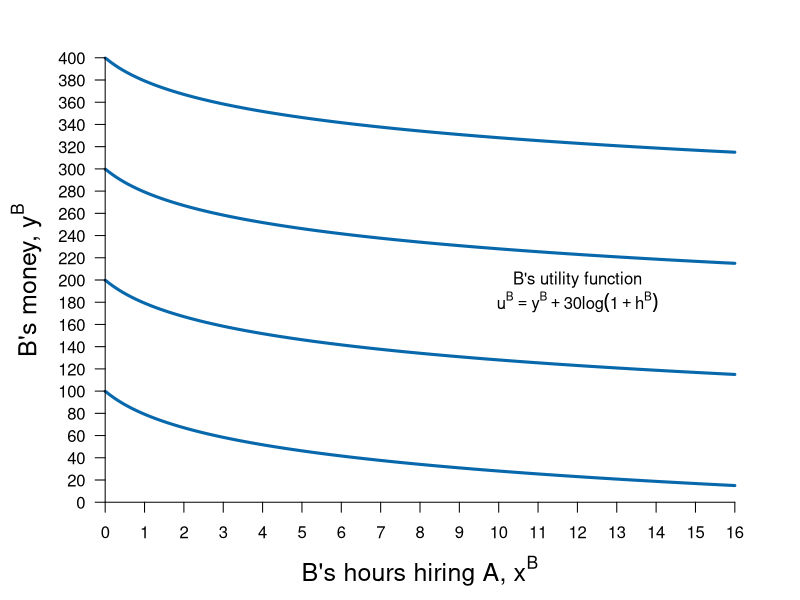

Reproduce this figure in R.
require(ggplot2)
require(shape)
pdf(file = "property/property_employer_indiff.pdf", width = 9, height = 7)

#Set parameters for graphics
axislabelsize <- 1.5
graphlinewidth <- 3
namesize <- 1.3

COL <- c("#7fc97f", "#beaed4", "#fdc086", "#ffff99", "#386cb0", "#f0027f", "#bf5b17", "#666666")
COLA <- c("#99d8c9","#66c2a4","#41ae76", "#238b45", "#005824")
COLB <- c("#4eb3d3", "#2b8cbe", "#0868ac","#084081")

uB <- function(hB, yB, slope = 30){
  yB + slope*log(1 + hB)  
}

#Aisha happens to have found 8 coffee and 2 data, 
#and Betty happens to have found 2 coffee and 13 data. 
#Aisha's utility (8^0.5)*(2^0.5) = 4
#Betty's utility (2^0.5)*(13^0.5) = 5.09

#COL <- c("#1B9E77", "#D95F02", "#7570B3", "#E7298A", "#66A61E", "#E6AB02", "#A6761D", "#666666")
#COL <- c("#7fc97f", "#beaed4", "#fdc086", "#ffff99")
COL <- c("#fc9272", "#fb6a4a", "#ef3b2c","#cb181d", "#99000d")
par(mar =  c(4, 4, 2, 2))
xlims <- c(0, 16)
ylims <- c(0, 400)


npts <- 501 
x <- seq(xlims[1], xlims[2], length.out = npts)
y <- seq(ylims[1], ylims[2], length.out = npts) 

plot(0, 0, xlim = xlims, ylim = ylims, type = "n",
     xlab = "",
     ylab = "",
     xaxt = "n", 
     yaxt = "n", 
     cex.lab = axislabelsize, 
     bty = "n")

mtext(expression(paste("B's hours hiring A, ", x^B)), side=1, line = 2.5, cex = axislabelsize)
text(-2, 0.5*ylims[2], expression(paste("B's money, ", y^B)), xpd = TRUE, cex = axislabelsize, srt = 90) 

b <- c(0, 100, 200, 300, 400)

contour(x, y, 
        outer(x, y, uB),
        drawlabels = FALSE,
        col = COLB[3],
        lwd = graphlinewidth,
        levels = b, 
        xaxs="i", 
        yaxs="i", 
        add = TRUE) 

npts <- 500 
npts2 <- 501
#Specify the sequences of points for graphing. 
xx1 <- seq(xlims[1], xlims[2], length.out = npts)
#xx2 <- seq(xlims[1], xlims[2], length.out = npts)
#xx3 <- seq(xlims[1], xlims[2], length.out = npts2)
#xx4 <- seq(xlims[1], 10, length.out = npts2)

#Draw the lines for the graphs
# lines(xx1, indiffcurveB1(xx1), col = COLB[2], lwd = graphlinewidth)
# lines(xx1, indiffcurveB2(xx1), col = COLB[2], lwd = graphlinewidth)
# lines(xx1, indiffcurveB3(xx1), col = COLB[2], lwd = graphlinewidth)
#lines(xx2, solowCondition(xx2, delta = 5), col = COL[3], lwd = 4)
#lines(xx2, solowInfeas(xx2, delta = 5), col = COL[1], lwd = 4, lty = 2)

#Customize ticks and labels for the plot
ticksy <- seq(from = 0, to = ylims[2], by = 20)
ylabels <- seq(from = 0, to = ylims[2], by = 20)
ticksx <- seq(from = 0, to = xlims[2], by = 1)
xlabels <- seq(from = 0, to = xlims[2], by = 1)
axis(1, at = ticksx, pos = 0, labels = xlabels)
axis(2, at = ticksy, pos = 0, labels = ylabels, las = 1)

#Annotation of the three graphs and the NE
# text(9, 0.7, expression(u[1]^B))
# text(9, 2, expression(u[2]^B))
# text(9, 4.1, expression(u[3]^B))
text(12, 200, expression("B's utility function"))
text(12, 180, expression(paste(u^B == y^B + 30*log(1 + h^B))))

#Line to label B's endowment
# segments(0, 14, 1, 14, lty = 2, col = "darkgray", lwd = 2)
# segments(1, 0, 1, 14, lty = 2, col = "darkgray", lwd = 2)

#Add a point for Aisha's endowment
#points(1, 14, pch = 16, col = "black", cex = 1.5)

#Annotating B's endowment
#text(1.7, 14, expression(z == (list(x[z]^B, y[z]^B))))


#text(-0.5, -1.4, expression("Bongani"), xpd = TRUE, cex = namesize, col = COLB[4])
#text(10.4, 16.4, expression("Bongani"), xpd = TRUE, cex = namesize, col = COLB[4])

#Arrow to Slope of BRF
#Arrows(14.2, 0.12, 12.2, 0.12, col = "black", lty = 1, lwd = 2, arr.type = "triangle")
#text(16.8, 0.12, expression(paste("Slope = ", q[p])))

#Arrow to Slope of isoprofit
#Arrows(13, 0.80, 15, 0.80, col = "black", lty = 1, lwd = 2, arr.type = "triangle")
#text(10.2, 0.80, expression(paste("Slope = ", frac(q, p))))

dev.off()
